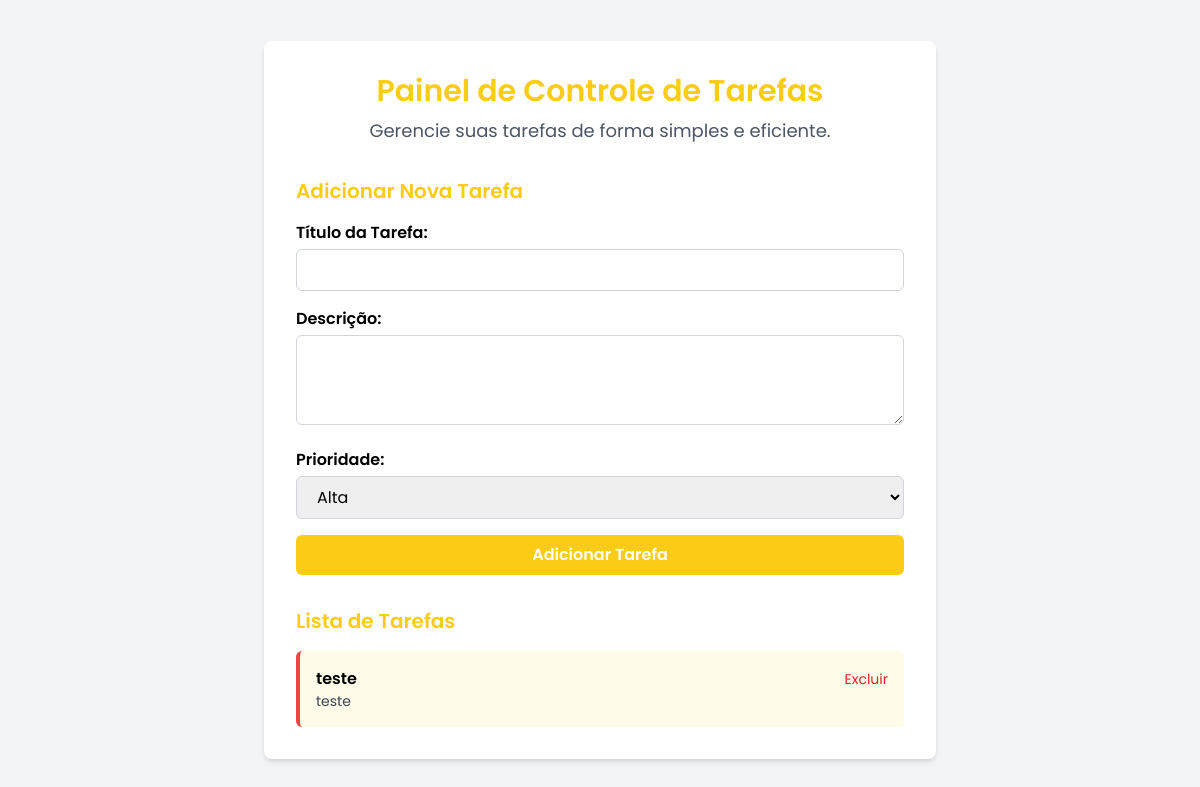
Before: / with the older database file.
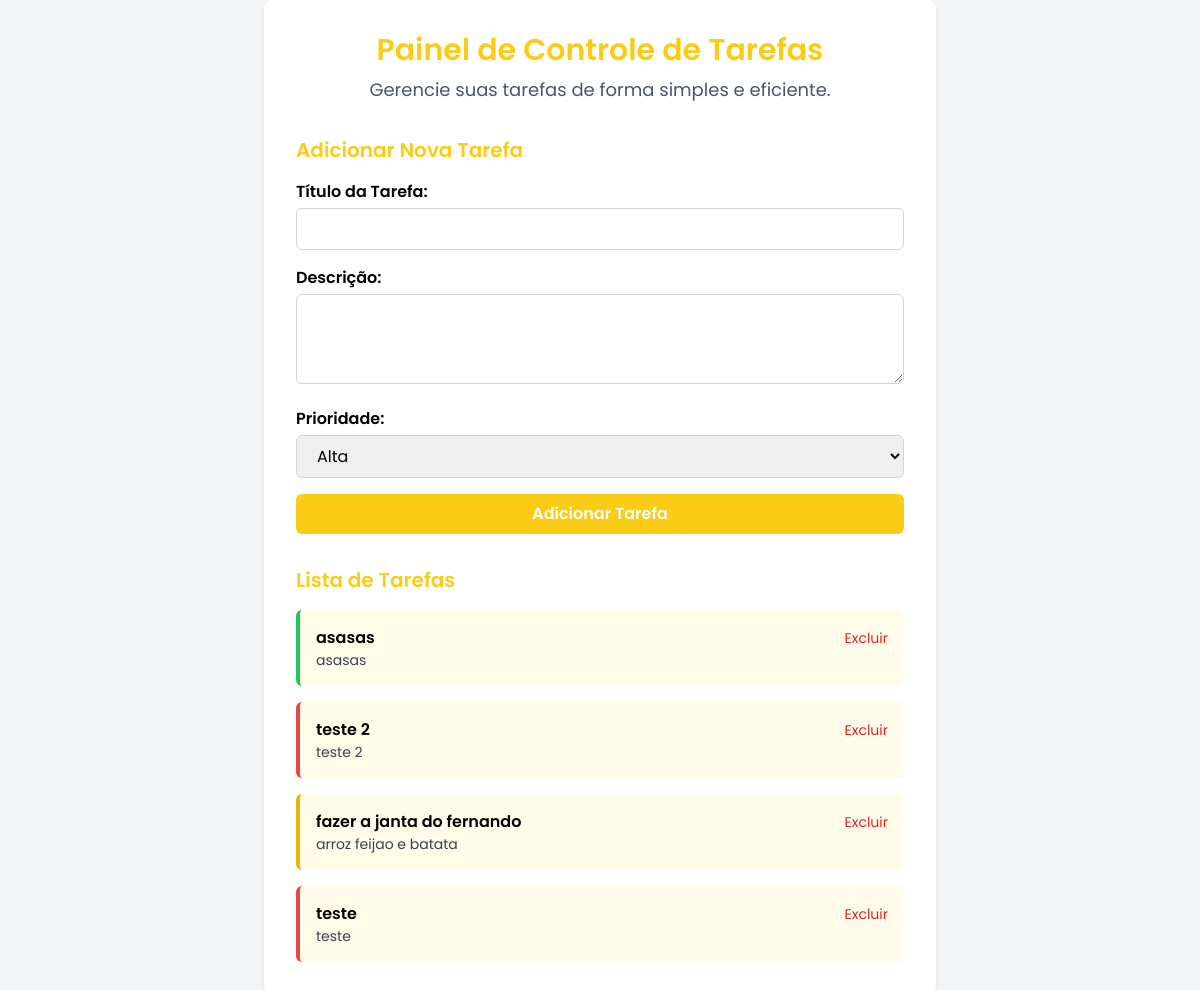
After: the same page with the newer database file.
### tables this page shows
CREATE TABLE tarefas (
      id INTEGER PRIMARY KEY AUTOINCREMENT,
      titulo TEXT NOT NULL,
      descricao TEXT NOT NULL,
      prioridade TEXT DEFAULT 'media',
      criada_em TIMESTAMP DEFAULT CURRENT_TIMESTAMP
  );

### index.php (the view, shortened to what this page needs)
<?php
require 'db.php';
$tarefas = $pdo->query("SELECT * FROM tarefas ORDER BY criada_em DESC")->fetchAll(PDO::FETCH_ASSOC);
?>
<!DOCTYPE html>
<html lang="pt-BR">
<head>
  <script src="https://cdn.tailwindcss.com"></script>
</head>
<body class="bg-gray-100 flex items-center justify-center min-h-screen">
  <div class="bg-white shadow-md rounded-lg max-w-2xl w-full p-8">
    <header class="text-center mb-8">
      <h1 class="text-3xl font-semibold text-yellow-400">Painel de Controle de Tarefas</h1>
      <p class="text-gray-600 text-lg mt-2">Gerencie suas tarefas de forma simples e eficiente.</p>
    </header>
    <section class="mb-8">
      <h2 class="text-xl font-semibold text-yellow-400 mb-4">Adicionar Nova Tarefa</h2>
      <form action="add.php" method="POST" class="space-y-4">
        <div>
          <label for="titulo" class="block font-semibold mb-1">Título da Tarefa:</label>
          <input type="text" id="titulo" name="titulo" required
            class="w-full px-4 py-2 border border-gray-300 rounded-md focus:outline-none focus:ring-2 focus:ring-yellow-400" />
        </div>
        <div>
          <label for="descricao" class="block font-semibold mb-1">Descrição:</label>
          <textarea id="descricao" name="descricao" rows="3" required
            class="w-full px-4 py-2 border border-gray-300 rounded-md focus:outline-none focus:ring-2 focus:ring-yellow-400"></textarea>
        </div>
        <div>
          <label for="prioridade" class="block font-semibold mb-1">Prioridade:</label>
          <select id="prioridade" name="prioridade" required
            class="w-full px-4 py-2 border border-gray-300 rounded-md focus:outline-none focus:ring-2 focus:ring-yellow-400">
            <option value="alta">Alta</option>
          </select>
        </div>
        <button type="submit"
          class="bg-yellow-400 text-white font-semibold py-2 px-4 rounded-md w-full hover:bg-yellow-500 transition">
          Adicionar Tarefa
        </button>
      </form>
    </section>
    <section>
      <h2 class="text-xl font-semibold text-yellow-400 mb-4">Lista de Tarefas</h2>
      <ul class="space-y-4">
        <?php foreach ($tarefas as $t): ?>
        <li class="flex justify-between items-start p-4 rounded-md bg-yellow-50 border-l-4
            <?= $t['prioridade'] === 'alta' ? 'border-red-500' : ($t['prioridade'] === 'media' ? 'border-yellow-500' : 'border-green-500') ?>">
          <div>
            <h3 class="font-semibold"><?= htmlspecialchars($t['titulo']) ?></h3>
            <p class="text-sm text-gray-700"><?= htmlspecialchars($t['descricao']) ?></p>
          </div>
        <form method="POST" action="delete.php" onsubmit="return confirm('Tem certeza que deseja excluir?');">
          <button type="submit" class="text-red-600 text-sm hover:underline">Excluir</button>
        </form>
        </li>
        <?php endforeach; ?>
      </ul>
    </section>
  </div>
</body>
</html>

### index.php (style rules this page uses)
body { font-family: 'Poppins', sans-serif; }

Changed rows visible on the page:
added tarefas: titulo "asasas", descricao "asasas", prioridade "baixa" (drawn)
added tarefas: titulo "teste 2", descricao "teste 2"
added tarefas: titulo "fazer a janta do fernando", descricao "arroz feijao e batata", prioridade "media" (drawn)
